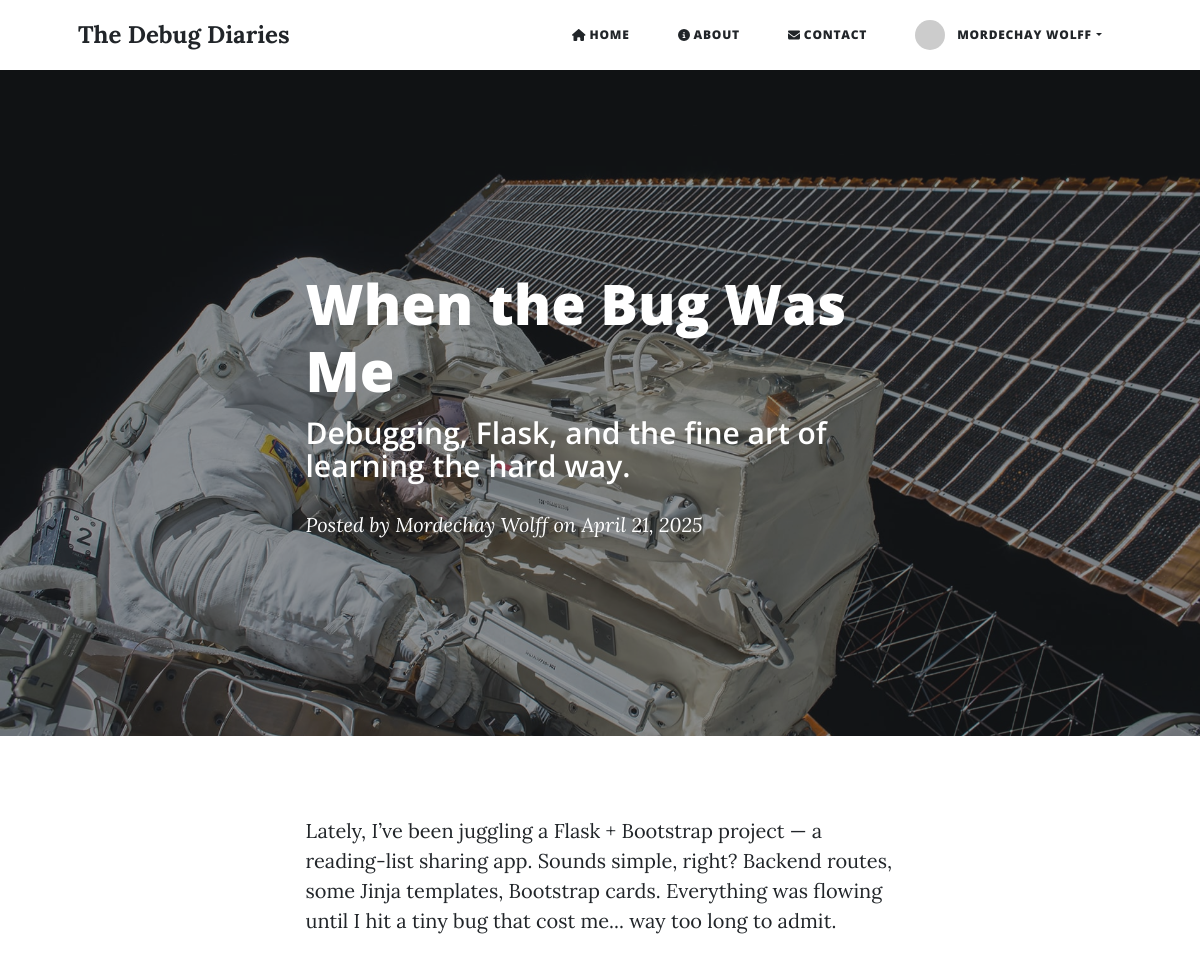
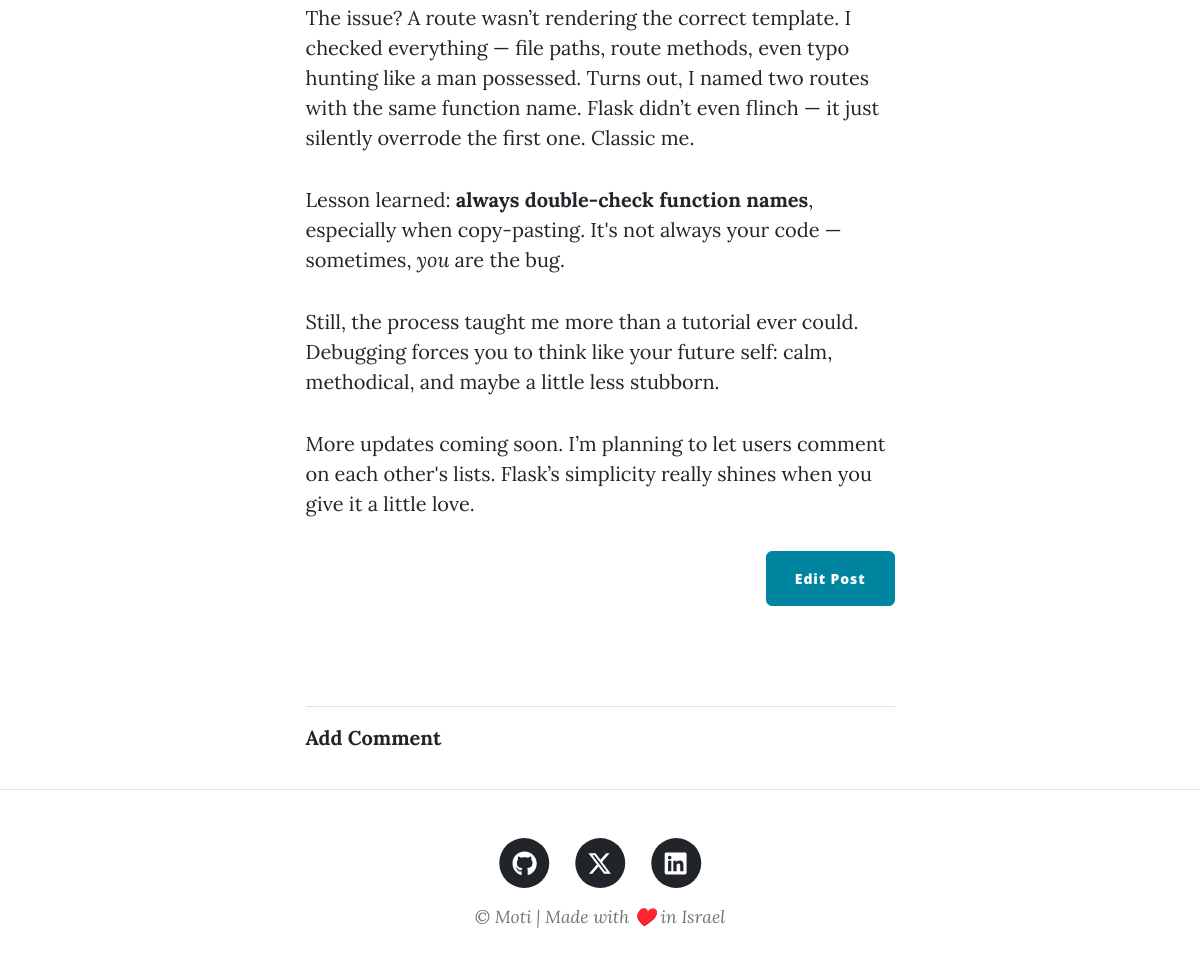
Page /post/1 (signed in) on the committed database (2 pictures, top to bottom).
### models.py (models this page shows)
class User(UserMixin, Base):
    __tablename__ = "users"
    id: Mapped[int] = mapped_column(Integer, primary_key=True)
    email: Mapped[str] = mapped_column(String(100), unique=True)
    password: Mapped[str] = mapped_column(String(100))
    name: Mapped[str] = mapped_column(String(100))
    posts = relationship("BlogPost", back_populates="author")
    comments = relationship("Comment", back_populates="comment_author")

class BlogPost(Base):
    __tablename__ = "blog_posts"
    id: Mapped[int] = mapped_column(Integer, primary_key=True)
    author_id: Mapped[int] = mapped_column(Integer, db.ForeignKey("users.id"))
    author = relationship("User", back_populates="posts")
    title: Mapped[str] = mapped_column(String(250), unique=True, nullable=False)
    subtitle: Mapped[str] = mapped_column(String(250), nullable=False)
    date: Mapped[str] = mapped_column(String(250), nullable=False)
    body: Mapped[str] = mapped_column(Text, nullable=False)
    img_url: Mapped[str] = mapped_column(String(250), nullable=False)
    comments = relationship("Comment", back_populates="parent_post")

### main.py (the view, shortened to what this page needs)
@app.route("/post/<int:post_id>", methods=['GET','POST'])
def show_post(post_id):
    sel_post = db.get_or_404(BlogPost, post_id)
    post_dict = {
        'id': sel_post.id,
        'title': sel_post.title,
        'subtitle': sel_post.subtitle,
        'author': {'name': sel_post.author.name},
        'date': sel_post.date
    }
    comment_form = CommentForm()
    return render_template("post.html",
                           current_user=current_user,
                           post=sel_post,
                           post_dict=post_dict,
                           form=comment_form)

### main.py (called while the page is built)
@app.after_request
def add_security_headers(response):
    response.headers['X-Content-Type-Options'] = 'nosniff'
    response.headers['X-Frame-Options'] = 'SAMEORIGIN'
    response.headers['X-XSS-Protection'] = '1; mode=block'
    response.headers['Strict-Transport-Security'] = 'max-age=31536000; includeSubDomains'
    return response

@login_manager.user_loader
def load_user(user_id):
    return db.get_or_404(User, user_id)

### templates/post.html (shortened to what this page needs)
{% extends '_base.html' %}
{% from 'bootstrap5/form.html' import render_form %}
{% block header %}
<header class="masthead" style="background-image: url('{{ url_for('static', filename='assets/img/post-bg.jpg') }}')">
    <div class="container position-relative px-4 px-lg-5">
        <div class="row gx-4 gx-lg-5 justify-content-center">
            <div class="col-md-10 col-lg-8 col-xl-7">
                <div class="post-heading">
                    <h1>{{ post.title }}</h1>
                    <h2 class="subheading">{{ post.subtitle }}</h2>
                    <span class="meta">Posted by
                        <a href="#">{{ post.author.name }}</a> on {{ post.date }}
                    </span>
                </div>
            </div>
        </div>
    </div>
</header>
{% endblock %}
{% block content %}
<article>
    <div class="container px-4 px-lg-5">
        <div class="row gx-4 gx-lg-5 justify-content-center">
            <div class="col-md-10 col-lg-8 col-xl-7">
                {{ post.body|safe }}
                {% if current_user.id == 1: %}
                    <div class="d-flex justify-content-end mb-4">
                        <a class="btn btn-primary float-right"
                           href="{{url_for('edit_post', post_id=post.id)}}">Edit Post
                        </a>
                    </div>
                {% endif %}
                <br><br><hr>
                <a href="#" class="add-comment" data-post-id="{{ post.id }}"><b>Add Comment</b></a>
                <div class="comment">
                </div>
            </div>
        </div>
    </div>
</article>
{% endblock %}

### templates/_base.html (shortened to what this page needs)
<!DOCTYPE html>
<html lang="en">
    <head>
        {% block styles %}
            {{ bootstrap.load_css() }}
            <link href="{{ url_for('static', filename='/css/styles.css') }}" rel="stylesheet"/>
        {% endblock %}
    </head>
    <body>
        {% block navi %}
        <nav class="navbar navbar-expand-lg navbar-light" id="mainNav">
            <div class="container px-4 px-lg-5">
                <a class="navbar-brand" href="{{ url_for('home') }}">
                    The Debug Diaries
                </a>
                <div class="collapse navbar-collapse" id="navbarResponsive">
                    <ul class="navbar-nav ms-auto py-4 py-lg-0">
                        <li class="nav-item">
                            <a class="nav-link px-lg-3 py-3 py-lg-4" href="{{ url_for('home') }}">
                                <i class="fas fa-home me-1"></i> Home
                            </a>
                        </li>
                        <li class="nav-item">
                            <a class="nav-link px-lg-3 py-3 py-lg-4" href="{{ url_for('about') }}">
                                <i class="fas fa-info-circle me-1"></i> About
                            </a>
                        </li>
                        <li class="nav-item">
                            <a class="nav-link px-lg-3 py-3 py-lg-4" href="{{ url_for('contact') }}">
                                <i class="fas fa-envelope me-1"></i> Contact
                            </a>
                        </li>
                        {% if not current_user.is_authenticated %}
                            <li class="nav-item">
                                <a class="nav-link px-lg-3 py-3 py-lg-4" href="{{ url_for('login') }}">
                                    <i class="fas fa-sign-in-alt me-1"></i> Login
                                </a>
                            </li>
                            <li class="nav-item">
                                <a class="nav-link px-lg-3 py-3 py-lg-4" href="{{ url_for('register') }}">
                                    <i class="fas fa-user-plus me-1"></i> Register
                                </a>
                            </li>
                        {% else %}
                            <li class="nav-item dropdown">
                                <a class="nav-link dropdown-toggle d-flex align-items-center" href="#" id="navbarDropdown" role="button" data-bs-toggle="dropdown" aria-expanded="false">
                                    {% if current_user.email %}
                                        <img src="https://www.gravatar.com/avatar/{{ current_user.email|gravatar }}?s=30" class="user-avatar" alt="User Avatar">
                                    {% else %}
                                        <i class="fas fa-user-circle me-1"></i>
                                    {% endif %}
                                    <span class="d-none d-lg-inline ms-1">{{ current_user.name }}</span>
                                </a>
                            </li>
                        {% endif %}
                    </ul>
                </div>
            </div>
        </nav>
        {% endblock %}
        {% block header %}{% endblock %}
        {% block content %} {% endblock %}
        {% block footer %}
        <footer class="border-top">
            <div class="container px-4 px-lg-5">
                <div class="row gx-4 gx-lg-5 justify-content-center">
                     <div class="col-md-10 col-lg-8 col-xl-7">
                         <ul class="list-inline text-center">
                             <li class="list-inline-item">
                                 <a href="https://github.com/MotiWolff" target="_blank">
                                     <span class="fa-stack fa-lg">
                                         <i class="fas fa-circle fa-stack-2x"></i>
                                         <i class="fab fa-github fa-stack-1x fa-inverse"></i>
                                     </span>
                                 </a>
                             </li>
                             <li class="list-inline-item">
                                 <a href="https://x.com/MotiWolff" target="_blank">
                                     <span class="fa-stack fa-lg">
                                         <i class="fas fa-circle fa-stack-2x"></i>
                                         <i class="fa-brands fa-x-twitter fa-stack-1x fa-inverse"></i>
                                     </span>
                                 </a>
                             </li>
                             <li class="list-inline-item">
                                 <a href="https://www.linkedin.com/in/mordechay-wolff-13b440180/" target="_blank">
                                     <span class="fa-stack fa-lg">
                                         <i class="fas fa-circle fa-stack-2x"></i>
                                         <i class="fab fa-linkedin fa-stack-1x fa-inverse"></i>
                                     </span>
                                 </a>
                             </li>
                         </ul>
                         <div class="small text-center text-muted fst-italic">&copy; {{ year }} Moti | Made with ♥️ in Israel</div>
                     </div>
                </div>
            </div>
        </footer>
        {% endblock %}
    </body>
</html>

### templates/_base.html (style rules this page uses)
html, body { height: 100%; }
body { min-height: 100vh; padding-top: 70px; background: white; }
.navbar { background-color: white; border-bottom: 1px solid rgba(255, 255, 255, 0.08); position: fixed; top: 0; right: 0; left: 0; z-index: 1030; height: 70px; }
.navbar-brand { font-family: 'Lora', serif; font-weight: 700; font-size: 1.5rem; color: #212529 !important; }
.navbar-nav { align-items: center; gap: 0.5rem; }
.nav-link, .nav-item .dropdown-toggle { font-family: 'Open Sans', sans-serif; font-weight: 600; text-transform: uppercase; letter-spacing: 0.5px; transition: color 0.2s ease; color: #212529 !important; padding: 0.75rem 1rem !important; display: flex; align-items: center; }
.user-avatar { width: 30px; height: 30px; border-radius: 50%; margin-right: 0.5rem; }
.navbar-nav .nav-item { margin-left: 0.25rem; margin-right: 0.25rem; }
.navbar-nav .dropdown-toggle::after { margin-left: 0.35em; }

### rows in the picture
User: name "MORDECHAY WOLFF", author.name "Mordechay Wolff"
BlogPost: title "When the Bug Was Me", subtitle "Debugging, Flask, and the fine art of learning the hard way.", date "April 21, 2025", body "Lately, I’ve been juggling a Flask + Bootstrap project — a reading-list sharing app. Sounds simple, right? Backend routes, some Jinja templates, Bootstrap cards. Everything was flowing until I hit a tiny bug that cost me... way too long to admit. The issue? A route wasn’t rendering the correct template. I checked everything — file paths, route methods, even typo hunting like a man possessed. Turns out, I named two routes with the same function name. Flask didn’t even flinch — it just silently overrode the first one. Classic me. Lesson learned: always double-check function names , especially when copy-pasting. It's not always your code — sometimes, you are the bug. Still, the process taught…"
